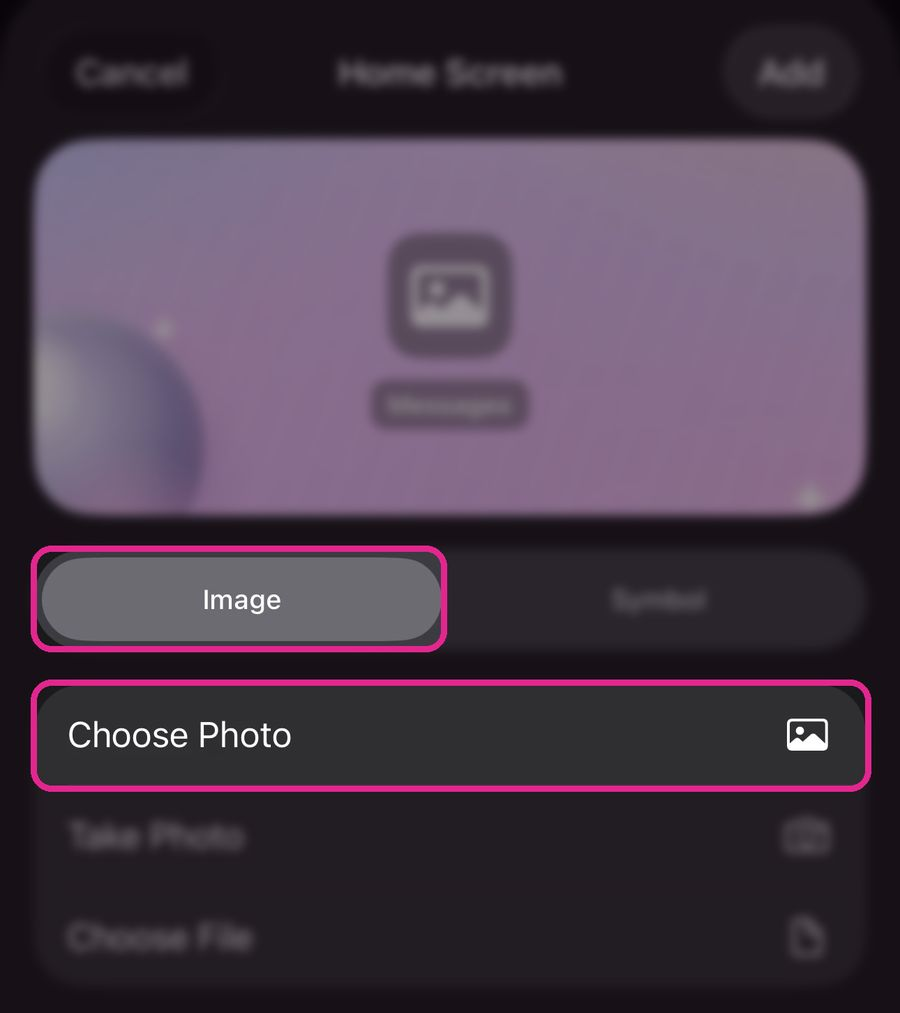
#> input picture assets/guide/image.jpg, 900 x 1013 px
$ python sidepanel.py ../assets/guide/image.jpg ../assets/guide/add-home.jpg
#> lines starting #> are read from the running program, lines starting #| are printed output that depends on the picture; after the words box and inside, x2 and y2 are one past the last pixel; in counts of white or black regions, pixels touching at a corner belong together
"""'sidepanel this': fit an iPhone screenshot into a 1080 x 1920 TikTok frame without cropping.

The screenshot keeps its full height; the side panels are a blurred, enlarged copy of it, as in
the app's Full screen export (src/components/home/tiktok-post.tsx).

    python3 tools/sidepanel.py <screenshot.png> [out.png]
"""
import sys

from PIL import Image, ImageDraw, ImageFilter

W, H = 1080, 1920


def sidepanel(src: str, out: str) -> None:
#> called with src = '../assets/guide/image.jpg', out = '../assets/guide/add-home.jpg'
    shot = Image.open(src).convert("RGB")
#> shot is the input picture: PIL image 900x1013 RGB; mean R, G, B 73.1, 59, 74.4
    # Backdrop: the screenshot scaled to cover the frame, blurred and slightly brightened.
    cover = max(W / shot.width, H / shot.height) * 1.2
#> cover = 2.27
    bg = shot.resize((round(shot.width * cover), round(shot.height * cover)), Image.LANCZOS)
    bg = bg.crop(((bg.width - W) // 2, (bg.height - H) // 2, (bg.width + W) // 2, (bg.height + H) // 2))
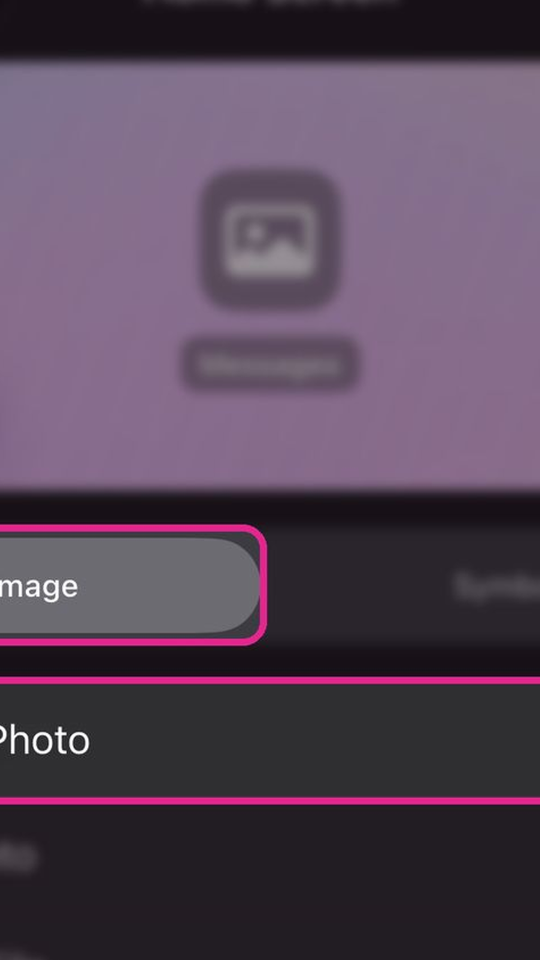
#> bg: PIL image 1080x1920 RGB (shown at 1/2 size); mean R, G, B 85.9, 69.4, 87.4
    bg = bg.filter(ImageFilter.GaussianBlur(40))
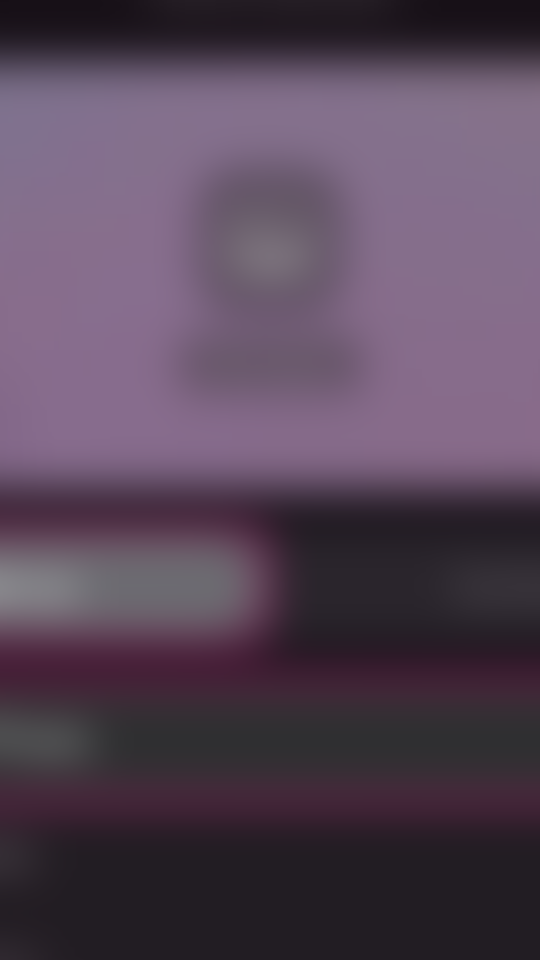
#> bg: PIL image 1080x1920 RGB (shown at 1/2 size); mean R, G, B 86, 69.4, 87.4
    bg = Image.blend(bg, Image.new("RGB", (W, H), "white"), 0.1)
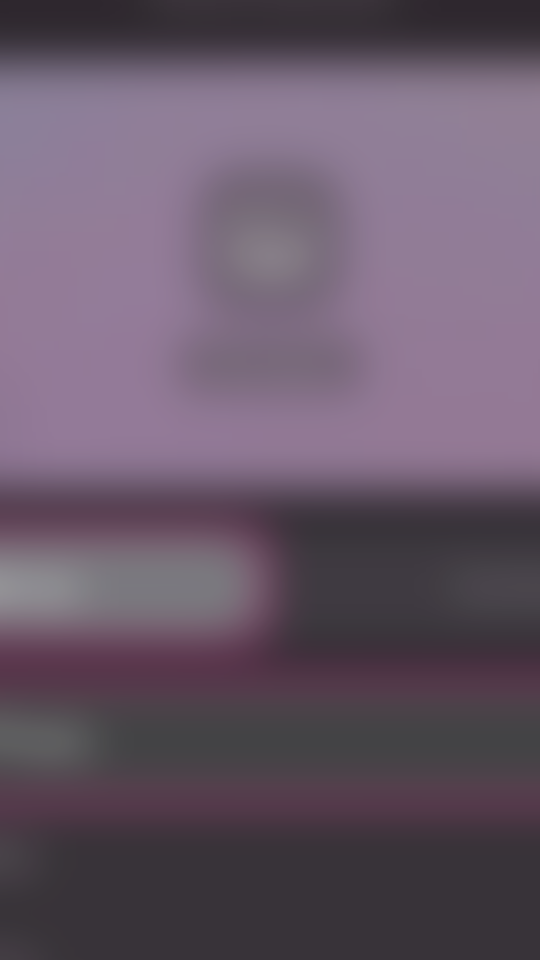
#> bg: PIL image 1080x1920 RGB (shown at 1/2 size); mean R, G, B 102.5, 87.5, 103.8

    # The screenshot itself, full height, centred, with a soft shadow.
    scale = min(H / shot.height, W / shot.width)
#> scale = 1.2
    fg = shot.resize((round(shot.width * scale), round(shot.height * scale)), Image.LANCZOS)
    x, y = (W - fg.width) // 2, (H - fg.height) // 2
#> x = 0; y = 352
    shadow = Image.new("L", (W, H), 0)
#> shadow: PIL image 1080x1920 L; every value is 0
    ImageDraw.Draw(shadow).rectangle((x, y, x + fg.width, y + fg.height), fill=110)
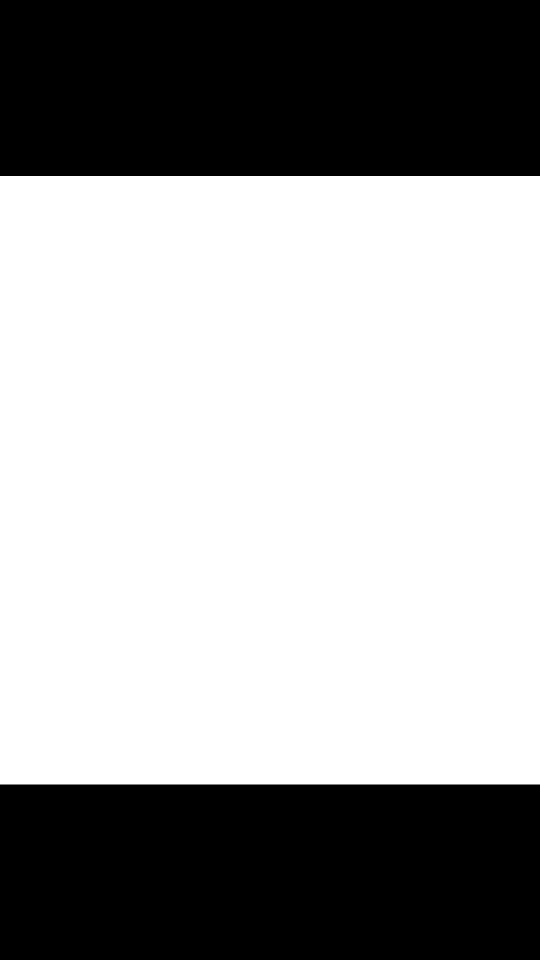
#> shadow: PIL image 1080x1920 L (shown at 1/2 size); values 0 (black) and 110 (white), 63.4% white; 2 black regions, box (x1, y1, x2, y2) and area: (0, 0, 1080, 352) 380160, (0, 1569, 1080, 1920) 379080
    shadow = shadow.filter(ImageFilter.GaussianBlur(24))
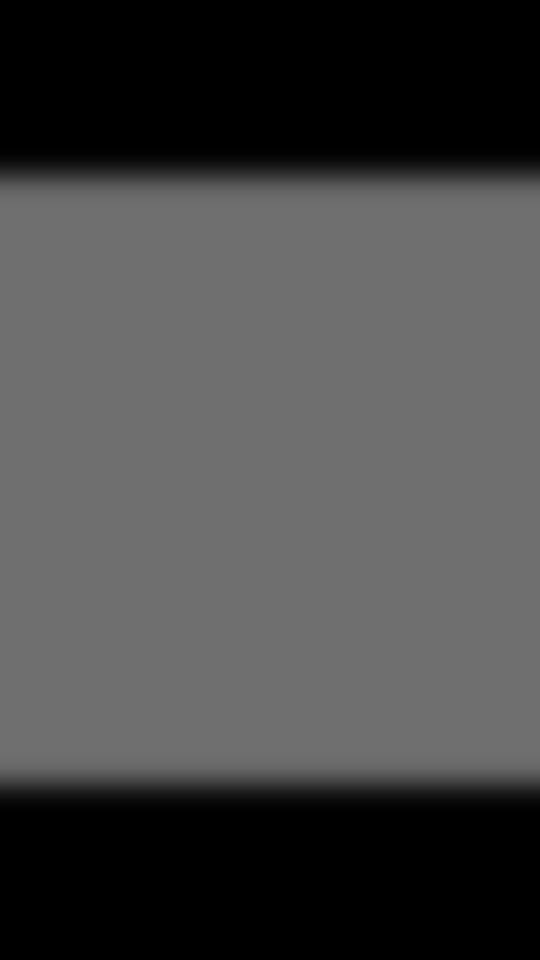
#> shadow: PIL image 1080x1920 L (shown at 1/2 size); min 0, max 110, mean 69.7
    bg.paste(Image.new("RGB", (W, H), (20, 20, 60)), (0, 0), shadow)
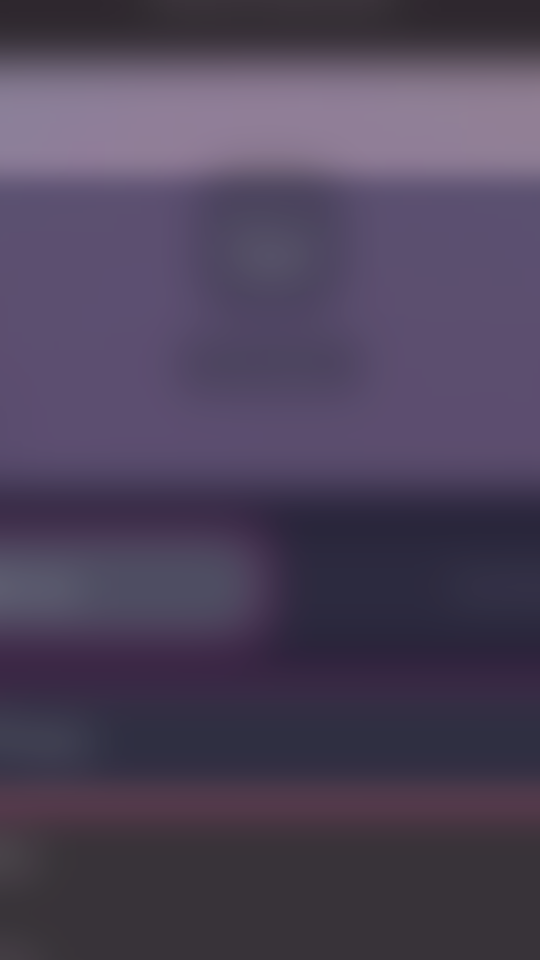
#> bg: PIL image 1080x1920 RGB (shown at 1/2 size); mean R, G, B 77.4, 67, 89.3
    bg.paste(fg, (x, y))
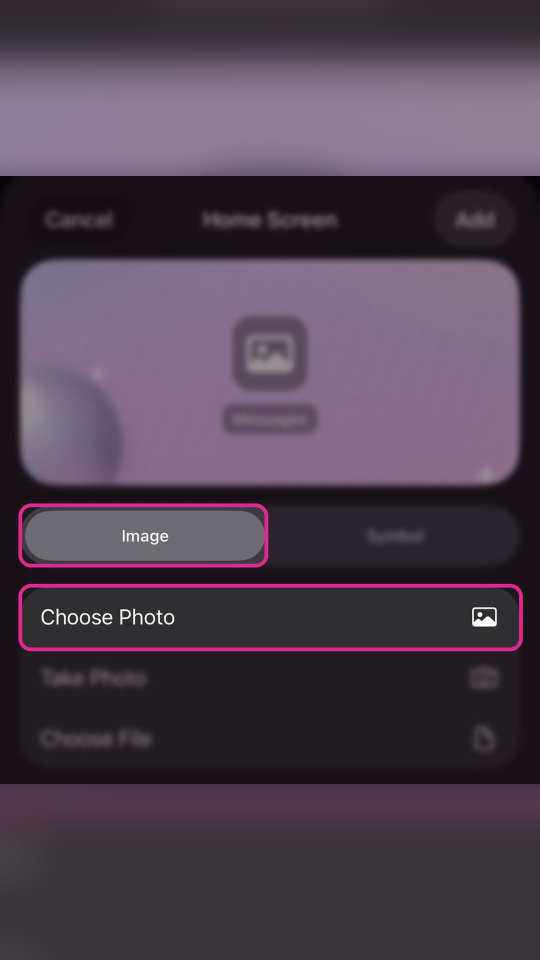
#> bg: PIL image 1080x1920 RGB (shown at 1/2 size); mean R, G, B 77.5, 64.5, 79.1
    bg.save(out, quality=95)


if __name__ == "__main__":
    src = sys.argv[1]
    sidepanel(src, sys.argv[2] if len(sys.argv) > 2 else src.rsplit(".", 1)[0] + "-tiktok.png")

$ run again, on assets/guide/app.jpg
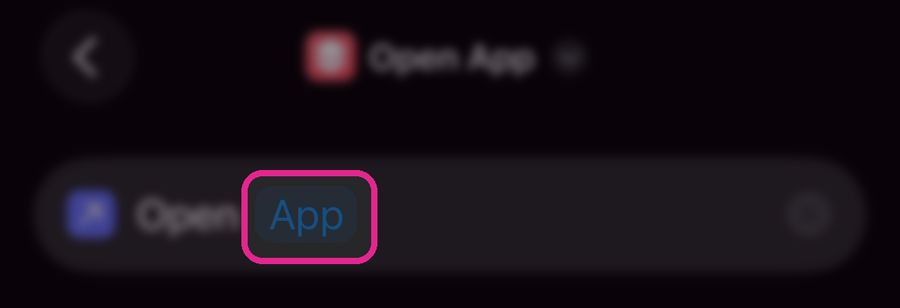
#> input picture assets/guide/app.jpg, 900 x 308 px
#> in sidepanel, shot is the input picture: PIL image 900x308 RGB; mean R, G, B 21.6, 13.3, 21.7
#> in sidepanel, `ImageDraw.Draw(shadow).rectangle((x, y, x + fg.width, y + fg.height), ..`:
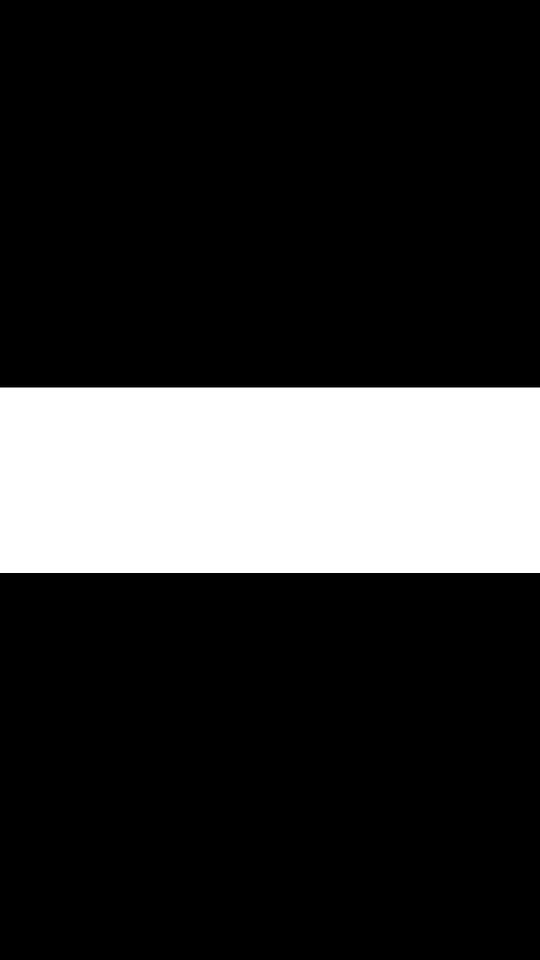
#> shadow: PIL image 1080x1920 L (shown at 1/2 size); values 0 (black) and 110 (white), 19.3% white; 1 white region, box (x1, y1, x2, y2) and area: (0, 775, 1080, 1146) 400680
#> in sidepanel, `bg.paste(fg, (x, y))`:
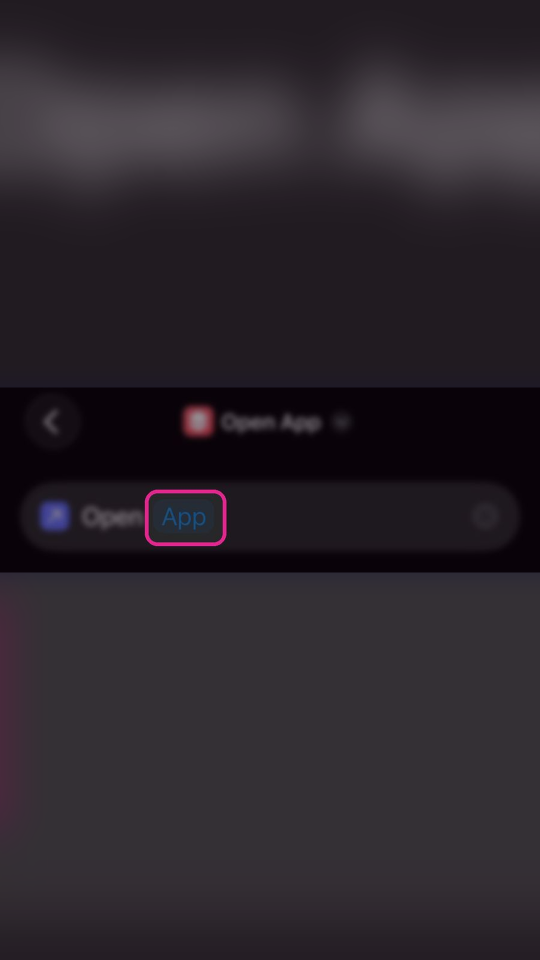
#> bg: PIL image 1080x1920 RGB (shown at 1/2 size); mean R, G, B 42.7, 36.6, 43.1
